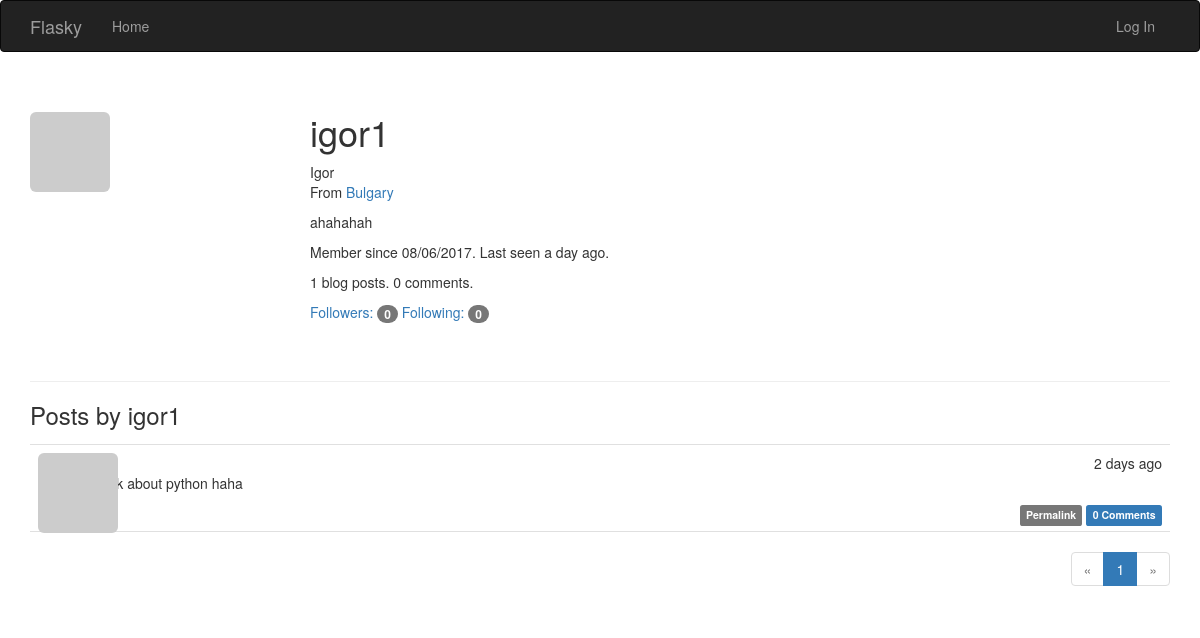
Before: /user/igor1 with the older database file.
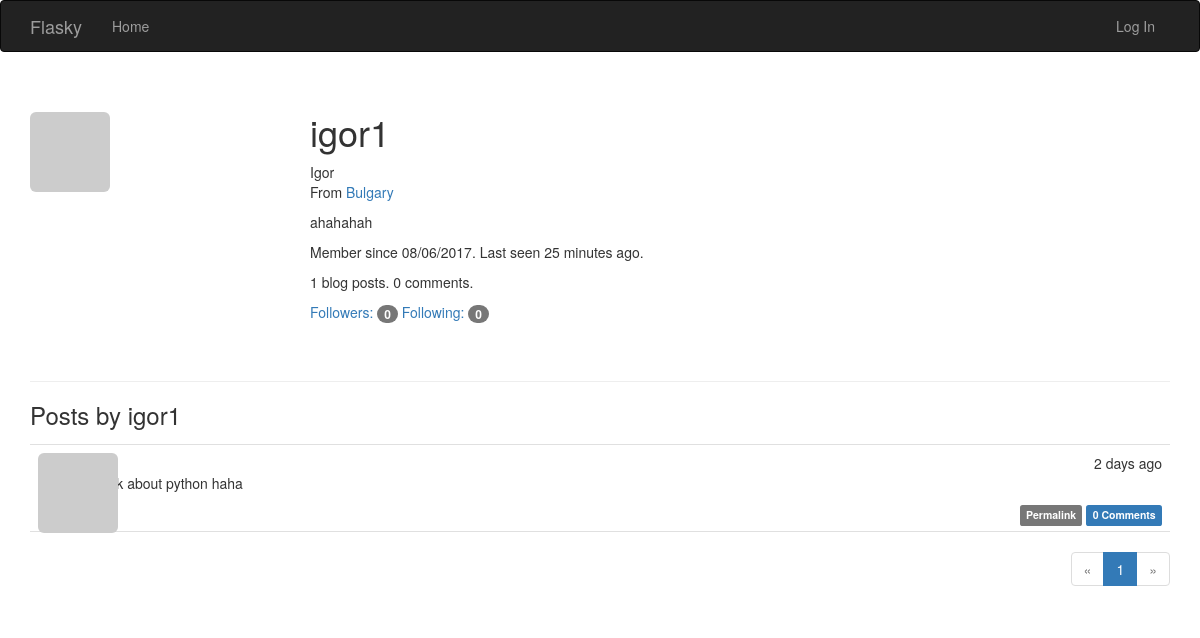
After: the same page with the newer database file.
### app/models.py (models this page shows, shortened)
class User(UserMixin, db.Model):
    __tablename__ = 'users'
    id = db.Column(db.Integer, primary_key=True)
    email = db.Column(db.String(64), unique=True, index=True)
    username = db.Column(db.String(64), unique=True, index=True)
    role_id = db.Column(db.Integer, db.ForeignKey('roles.id'))
    password_hash = db.Column(db.String(128))
    confirmed = db.Column(db.Boolean, default=False)
    name = db.Column(db.String(64))
    location = db.Column(db.String(64))
    about_me = db.Column(db.Text())
    member_since = db.Column(db.DateTime(), default=datetime.utcnow)
    last_seen = db.Column(db.DateTime(), default=datetime.utcnow)
    avatar_hash = db.Column(db.String(32))
    posts = db.relationship('Post', backref='author', lazy='dynamic')
    followed = db.relationship('Follow', foreign_keys=[Follow.follower_id], backref=db.backref('follower', lazy='joined'), lazy='dynamic', cascade='all, delete-orphan')
    followers = db.relationship('Follow', foreign_keys=[Follow.followed_id], backref=db.backref('followed', lazy='joined'), lazy='dynamic', cascade='all, delete-orphan')
    comments = db.relationship('Comment', backref='author', lazy='dynamic')
    def gravatar(self, size=100, default='identicon', rating='g'):
        if request.is_secure:
            url = 'https://secure.gravatar.com/avatar'
        else:
            url = 'http://www.gravatar.com/avatar'
        try:
            hash = self.avatar_hash or hashlib.md5(self.email.encode('utf-8')).hexdigest()
        except:
            hash = self.avatar_hash
        return '{url}/{hash}?s={size}&d={default}&r={rating}'.format(url=url, hash=hash, size=size, default=default, rating=rating)
    @property
    def password(self):
        raise AttributeError('password is not a readable attribute')

### app/main/views.py (the view)
@main.route('/user/<username>')
def user(username):
    user = User.query.filter_by(username=username).first_or_404()
    page = request.args.get('page', 1, type=int)
    pagination = user.posts.order_by(Post.timestamp.desc()).paginate(page, per_page=current_app.config['FLASKY_POSTS_PER_PAGE'],error_out=False)
    posts = pagination.items
    return render_template('user.html', user=user, posts=posts, pagination=pagination)

### app/auth/views.py (called while the page is built)
@auth.before_app_request
def before_request():
    if current_user.is_authenticated:
        current_user.ping()
        if not current_user.confirmed and request.endpoint and request.endpoint[:5] != 'auth.' and request.endpoint != 'static':
            return redirect(url_for('auth.unconfirmed'))

### app/main/__init__.py (called while the page is built)
@main.app_context_processor
def inject_permissions():
    return dict(Permission=Permission)

### app/models.py (called while the page is built)
    def can(self, permissions):
        return False

    def is_administrator(self):
        return False

### app/templates/user.html (shortened to what this page needs)
{% extends "base.html" %}
{% import "_macros.html" as macros %}
{% block page_content %}
<div class="page-header">
	<img class="img-rounded profile-thumbnail" src="{{ user.gravatar(size=256) }}">
		<div class="profile-header">
			<h1>{{ user.username }}</h1>
			{% if user.name or user.location %}
			<p>
				{% if user.name %}{{ user.name }}<br>{% endif %}
				{% if user.location %}
					From <a href="http://maps.google.com/?q={{ user.location }}">{{ user.location }}</a><br>
				{% endif %}
			</p>
			{% endif %}
			{% if user.about_me %}<p>{{ user.about_me }}</p>{% endif %}
			<p>Member since {{ moment(user.member_since).format('L') }}. Last seen {{ moment(user.last_seen).fromNow() }}.</p>
			<p>{{ user.posts.count() }} blog posts. {{ user.comments.count() }} comments.</p>
			<p>
				<a href="{{ url_for('.followers', username=user.username) }}">Followers: <span class="badge">{{ user.followers.count()-1 }}</span></a>
				<a href="{{ url_for('.followed_by', username=user.username) }}">Following: <span class="badge">{{ user.followed.count()-1 }}</span></a>
			</p>
		</div>
</div>
<h3>Posts by {{ user.username }}</h3>
{% include '_posts.html' %}
{% if pagination %}
	<div class="pagination">
		{{ macros.pagination_widget(pagination, '.user', username=user.username) }}
	</div>
{% endif %}
{% endblock %}

Changed rows visible on the page:
changed User "igor1": last_seen "a day ago" → "25 minutes ago"
